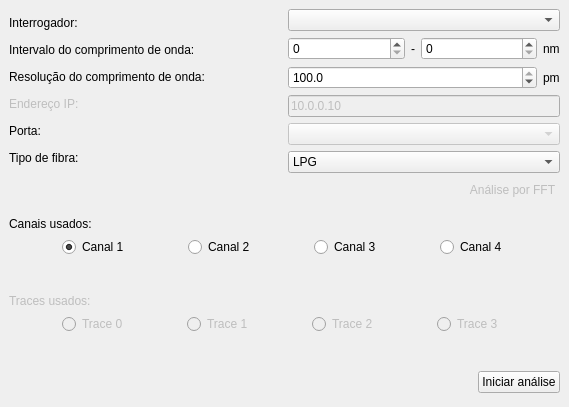
<?xml version="1.0" encoding="UTF-8"?>
<ui version="4.0">
 <class>ConfigWindow</class>
 <widget class="QMainWindow" name="ConfigWindow">
  <property name="windowModality">
   <enum>Qt::WindowModality::NonModal</enum>
  </property>
  <property name="geometry">
   <rect>
    <x>0</x>
    <y>0</y>
    <width>569</width>
    <height>407</height>
   </rect>
  </property>
  <property name="sizePolicy">
   <sizepolicy hsizetype="Preferred" vsizetype="Preferred">
    <horstretch>0</horstretch>
    <verstretch>0</verstretch>
   </sizepolicy>
  </property>
  <property name="minimumSize">
   <size>
    <width>0</width>
    <height>0</height>
   </size>
  </property>
  <property name="maximumSize">
   <size>
    <width>16777215</width>
    <height>16777215</height>
   </size>
  </property>
  <property name="windowTitle">
   <string>Configuração inicial</string>
  </property>
  <property name="toolButtonStyle">
   <enum>Qt::ToolButtonStyle::ToolButtonTextOnly</enum>
  </property>
  <widget class="QWidget" name="centralwidget">
   <property name="sizePolicy">
    <sizepolicy hsizetype="Preferred" vsizetype="Preferred">
     <horstretch>0</horstretch>
     <verstretch>0</verstretch>
    </sizepolicy>
   </property>
   <property name="contextMenuPolicy">
    <enum>Qt::ContextMenuPolicy::DefaultContextMenu</enum>
   </property>
   <property name="acceptDrops">
    <bool>false</bool>
   </property>
   <property name="autoFillBackground">
    <bool>false</bool>
   </property>
   <layout class="QVBoxLayout" name="verticalLayout">
    <item>
     <layout class="QHBoxLayout" name="main_hlay">
      <item>
       <layout class="QVBoxLayout" name="labels_vlay">
        <item>
         <widget class="QLabel" name="inter_lbl">
          <property name="sizePolicy">
           <sizepolicy hsizetype="Expanding" vsizetype="Maximum">
            <horstretch>0</horstretch>
            <verstretch>0</verstretch>
           </sizepolicy>
          </property>
          <property name="text">
           <string>Interrogador:</string>
          </property>
          <property name="textFormat">
           <enum>Qt::TextFormat::PlainText</enum>
          </property>
         </widget>
        </item>
        <item>
         <widget class="QLabel" name="range_lbl">
          <property name="sizePolicy">
           <sizepolicy hsizetype="Expanding" vsizetype="Maximum">
            <horstretch>0</horstretch>
            <verstretch>0</verstretch>
           </sizepolicy>
          </property>
          <property name="text">
           <string>Intervalo do comprimento de onda:</string>
          </property>
          <property name="textFormat">
           <enum>Qt::TextFormat::PlainText</enum>
          </property>
         </widget>
        </item>
        <item>
         <widget class="QLabel" name="res_lbl">
          <property name="sizePolicy">
           <sizepolicy hsizetype="Expanding" vsizetype="Maximum">
            <horstretch>0</horstretch>
            <verstretch>0</verstretch>
           </sizepolicy>
          </property>
          <property name="text">
           <string>Resolução do comprimento de onda:</string>
          </property>
          <property name="textFormat">
           <enum>Qt::TextFormat::PlainText</enum>
          </property>
         </widget>
        </item>
        <item>
         <widget class="QLabel" name="ip_lbl">
          <property name="enabled">
           <bool>false</bool>
          </property>
          <property name="sizePolicy">
           <sizepolicy hsizetype="Expanding" vsizetype="Maximum">
            <horstretch>0</horstretch>
            <verstretch>0</verstretch>
           </sizepolicy>
          </property>
          <property name="text">
           <string>Endereço IP:</string>
          </property>
         </widget>
        </item>
        <item>
         <widget class="QLabel" name="com_lbl">
          <property name="sizePolicy">
           <sizepolicy hsizetype="Expanding" vsizetype="Maximum">
            <horstretch>0</horstretch>
            <verstretch>0</verstretch>
           </sizepolicy>
          </property>
          <property name="text">
           <string>Porta:</string>
          </property>
          <property name="textFormat">
           <enum>Qt::TextFormat::PlainText</enum>
          </property>
         </widget>
        </item>
        <item>
         <widget class="QLabel" name="fiber_lbl">
          <property name="sizePolicy">
           <sizepolicy hsizetype="Expanding" vsizetype="Maximum">
            <horstretch>0</horstretch>
            <verstretch>0</verstretch>
           </sizepolicy>
          </property>
          <property name="text">
           <string>Tipo de fibra:</string>
          </property>
         </widget>
        </item>
       </layout>
      </item>
      <item>
       <layout class="QVBoxLayout" name="combos_vlay">
        <item>
         <widget class="QComboBox" name="inter_combo">
          <property name="sizePolicy">
           <sizepolicy hsizetype="Expanding" vsizetype="Maximum">
            <horstretch>0</horstretch>
            <verstretch>0</verstretch>
           </sizepolicy>
          </property>
          <property name="currentText">
           <string/>
          </property>
          <property name="currentIndex">
           <number>-1</number>
          </property>
          <property name="maxVisibleItems">
           <number>6</number>
          </property>
         </widget>
        </item>
        <item>
         <layout class="QHBoxLayout" name="com_hlay">
          <item>
           <widget class="QSpinBox" name="minNm_spin">
            <property name="sizePolicy">
             <sizepolicy hsizetype="Expanding" vsizetype="Fixed">
              <horstretch>0</horstretch>
              <verstretch>0</verstretch>
             </sizepolicy>
            </property>
            <property name="singleStep">
             <number>50</number>
            </property>
           </widget>
          </item>
          <item>
           <widget class="QLabel" name="label_5">
            <property name="sizePolicy">
             <sizepolicy hsizetype="Preferred" vsizetype="Preferred">
              <horstretch>0</horstretch>
              <verstretch>0</verstretch>
             </sizepolicy>
            </property>
            <property name="text">
             <string>-</string>
            </property>
            <property name="alignment">
             <set>Qt::AlignmentFlag::AlignRight|Qt::AlignmentFlag::AlignTrailing|Qt::AlignmentFlag::AlignVCenter</set>
            </property>
           </widget>
          </item>
          <item>
           <widget class="QSpinBox" name="maxNm_spin">
            <property name="sizePolicy">
             <sizepolicy hsizetype="Expanding" vsizetype="Fixed">
              <horstretch>0</horstretch>
              <verstretch>0</verstretch>
             </sizepolicy>
            </property>
            <property name="singleStep">
             <number>50</number>
            </property>
           </widget>
          </item>
          <item>
           <widget class="QLabel" name="label_6">
            <property name="text">
             <string>nm</string>
            </property>
           </widget>
          </item>
         </layout>
        </item>
        <item>
         <layout class="QHBoxLayout" name="horizontalLayout">
          <item>
           <widget class="QDoubleSpinBox" name="resPm_spin">
            <property name="locale">
             <locale language="English" country="UnitedStates"/>
            </property>
            <property name="decimals">
             <number>1</number>
            </property>
            <property name="minimum">
             <double>1.000000000000000</double>
            </property>
            <property name="singleStep">
             <double>0.100000000000000</double>
            </property>
            <property name="value">
             <double>100.000000000000000</double>
            </property>
           </widget>
          </item>
          <item>
           <widget class="QLabel" name="label_7">
            <property name="sizePolicy">
             <sizepolicy hsizetype="Maximum" vsizetype="Preferred">
              <horstretch>0</horstretch>
              <verstretch>0</verstretch>
             </sizepolicy>
            </property>
            <property name="text">
             <string>pm</string>
            </property>
           </widget>
          </item>
         </layout>
        </item>
        <item>
         <widget class="QLineEdit" name="ip_lineEdit">
          <property name="enabled">
           <bool>false</bool>
          </property>
          <property name="sizePolicy">
           <sizepolicy hsizetype="Expanding" vsizetype="Maximum">
            <horstretch>0</horstretch>
            <verstretch>0</verstretch>
           </sizepolicy>
          </property>
          <property name="text">
           <string>10.0.0.10</string>
          </property>
          <property name="maxLength">
           <number>15</number>
          </property>
          <property name="echoMode">
           <enum>QLineEdit::EchoMode::Normal</enum>
          </property>
          <property name="cursorMoveStyle">
           <enum>Qt::CursorMoveStyle::LogicalMoveStyle</enum>
          </property>
          <property name="clearButtonEnabled">
           <bool>false</bool>
          </property>
         </widget>
        </item>
        <item>
         <widget class="QComboBox" name="port_combo">
          <property name="enabled">
           <bool>false</bool>
          </property>
          <property name="sizePolicy">
           <sizepolicy hsizetype="Expanding" vsizetype="Maximum">
            <horstretch>0</horstretch>
            <verstretch>0</verstretch>
           </sizepolicy>
          </property>
          <property name="currentIndex">
           <number>-1</number>
          </property>
         </widget>
        </item>
        <item>
         <widget class="QComboBox" name="fiber_combo">
          <property name="sizePolicy">
           <sizepolicy hsizetype="Expanding" vsizetype="Maximum">
            <horstretch>0</horstretch>
            <verstretch>0</verstretch>
           </sizepolicy>
          </property>
          <item>
           <property name="text">
            <string>LPG</string>
           </property>
          </item>
          <item>
           <property name="text">
            <string>FBG</string>
           </property>
          </item>
          <item>
           <property name="text">
            <string>Interferômetro</string>
           </property>
          </item>
         </widget>
        </item>
       </layout>
      </item>
     </layout>
    </item>
    <item>
     <layout class="QHBoxLayout" name="horizontalLayout_2">
      <item>
       <spacer name="horizontalSpacer_2">
        <property name="orientation">
         <enum>Qt::Orientation::Horizontal</enum>
        </property>
        <property name="sizeHint" stdset="0">
         <size>
          <width>40</width>
          <height>20</height>
         </size>
        </property>
       </spacer>
      </item>
      <item>
       <widget class="QPushButton" name="startfft_btn">
        <property name="enabled">
         <bool>false</bool>
        </property>
        <property name="sizePolicy">
         <sizepolicy hsizetype="Preferred" vsizetype="Fixed">
          <horstretch>0</horstretch>
          <verstretch>0</verstretch>
         </sizepolicy>
        </property>
        <property name="palette">
         <palette>
          <active>
           <colorrole role="Button">
            <brush brushstyle="SolidPattern">
             <color alpha="255">
              <red>0</red>
              <green>0</green>
              <blue>127</blue>
             </color>
            </brush>
           </colorrole>
           <colorrole role="ButtonText">
            <brush brushstyle="SolidPattern">
             <color alpha="255">
              <red>0</red>
              <green>0</green>
              <blue>127</blue>
             </color>
            </brush>
           </colorrole>
          </active>
          <inactive>
           <colorrole role="Button">
            <brush brushstyle="SolidPattern">
             <color alpha="255">
              <red>0</red>
              <green>0</green>
              <blue>127</blue>
             </color>
            </brush>
           </colorrole>
           <colorrole role="ButtonText">
            <brush brushstyle="SolidPattern">
             <color alpha="255">
              <red>0</red>
              <green>0</green>
              <blue>127</blue>
             </color>
            </brush>
           </colorrole>
          </inactive>
          <disabled>
           <colorrole role="Button">
            <brush brushstyle="SolidPattern">
             <color alpha="255">
              <red>0</red>
              <green>0</green>
              <blue>127</blue>
             </color>
            </brush>
           </colorrole>
          </disabled>
         </palette>
        </property>
        <property name="layoutDirection">
         <enum>Qt::LayoutDirection::RightToLeft</enum>
        </property>
        <property name="text">
         <string>Análise por FFT</string>
        </property>
        <property name="flat">
         <bool>true</bool>
        </property>
       </widget>
      </item>
     </layout>
    </item>
    <item>
     <spacer name="verticalSpacer_2">
      <property name="orientation">
       <enum>Qt::Orientation::Vertical</enum>
      </property>
      <property name="sizeType">
       <enum>QSizePolicy::Policy::Fixed</enum>
      </property>
      <property name="sizeHint" stdset="0">
       <size>
        <width>20</width>
        <height>10</height>
       </size>
      </property>
     </spacer>
    </item>
    <item>
     <widget class="QLabel" name="ch_lbl">
      <property name="text">
       <string>Canais usados:</string>
      </property>
     </widget>
    </item>
    <item>
     <layout class="QHBoxLayout" name="ch_hlay">
      <item>
       <widget class="QRadioButton" name="ch1_radio">
        <property name="sizePolicy">
         <sizepolicy hsizetype="Maximum" vsizetype="Preferred">
          <horstretch>0</horstretch>
          <verstretch>0</verstretch>
         </sizepolicy>
        </property>
        <property name="text">
         <string>Canal 1</string>
        </property>
        <property name="checked">
         <bool>true</bool>
        </property>
        <property name="autoExclusive">
         <bool>false</bool>
        </property>
       </widget>
      </item>
      <item>
       <widget class="QRadioButton" name="ch2_radio">
        <property name="sizePolicy">
         <sizepolicy hsizetype="Maximum" vsizetype="Preferred">
          <horstretch>0</horstretch>
          <verstretch>0</verstretch>
         </sizepolicy>
        </property>
        <property name="text">
         <string>Canal 2</string>
        </property>
        <property name="autoExclusive">
         <bool>false</bool>
        </property>
       </widget>
      </item>
      <item>
       <widget class="QRadioButton" name="ch3_radio">
        <property name="sizePolicy">
         <sizepolicy hsizetype="Maximum" vsizetype="Preferred">
          <horstretch>0</horstretch>
          <verstretch>0</verstretch>
         </sizepolicy>
        </property>
        <property name="text">
         <string>Canal 3</string>
        </property>
        <property name="autoExclusive">
         <bool>false</bool>
        </property>
       </widget>
      </item>
      <item>
       <widget class="QRadioButton" name="ch4_radio">
        <property name="sizePolicy">
         <sizepolicy hsizetype="Maximum" vsizetype="Preferred">
          <horstretch>0</horstretch>
          <verstretch>0</verstretch>
         </sizepolicy>
        </property>
        <property name="text">
         <string>Canal 4</string>
        </property>
        <property name="autoExclusive">
         <bool>false</bool>
        </property>
       </widget>
      </item>
     </layout>
    </item>
    <item>
     <spacer name="verticalSpacer_3">
      <property name="orientation">
       <enum>Qt::Orientation::Vertical</enum>
      </property>
      <property name="sizeHint" stdset="0">
       <size>
        <width>20</width>
        <height>40</height>
       </size>
      </property>
     </spacer>
    </item>
    <item>
     <widget class="QLabel" name="t_lbl">
      <property name="enabled">
       <bool>false</bool>
      </property>
      <property name="text">
       <string>Traces usados:</string>
      </property>
     </widget>
    </item>
    <item>
     <layout class="QHBoxLayout" name="t_hlay">
      <item>
       <widget class="QRadioButton" name="t0_radio">
        <property name="enabled">
         <bool>false</bool>
        </property>
        <property name="sizePolicy">
         <sizepolicy hsizetype="Maximum" vsizetype="Preferred">
          <horstretch>0</horstretch>
          <verstretch>0</verstretch>
         </sizepolicy>
        </property>
        <property name="text">
         <string>Trace 0</string>
        </property>
        <property name="autoExclusive">
         <bool>false</bool>
        </property>
       </widget>
      </item>
      <item>
       <widget class="QRadioButton" name="t1_radio">
        <property name="enabled">
         <bool>false</bool>
        </property>
        <property name="sizePolicy">
         <sizepolicy hsizetype="Maximum" vsizetype="Preferred">
          <horstretch>0</horstretch>
          <verstretch>0</verstretch>
         </sizepolicy>
        </property>
        <property name="text">
         <string>Trace 1</string>
        </property>
        <property name="autoExclusive">
         <bool>false</bool>
        </property>
       </widget>
      </item>
      <item>
       <widget class="QRadioButton" name="t2_radio">
        <property name="enabled">
         <bool>false</bool>
        </property>
        <property name="sizePolicy">
         <sizepolicy hsizetype="Maximum" vsizetype="Preferred">
          <horstretch>0</horstretch>
          <verstretch>0</verstretch>
         </sizepolicy>
        </property>
        <property name="text">
         <string>Trace 2</string>
        </property>
        <property name="autoExclusive">
         <bool>false</bool>
        </property>
       </widget>
      </item>
      <item>
       <widget class="QRadioButton" name="t3_radio">
        <property name="enabled">
         <bool>false</bool>
        </property>
        <property name="sizePolicy">
         <sizepolicy hsizetype="Maximum" vsizetype="Preferred">
          <horstretch>0</horstretch>
          <verstretch>0</verstretch>
         </sizepolicy>
        </property>
        <property name="text">
         <string>Trace 3</string>
        </property>
        <property name="autoExclusive">
         <bool>false</bool>
        </property>
       </widget>
      </item>
     </layout>
    </item>
    <item>
     <spacer name="verticalSpacer">
      <property name="orientation">
       <enum>Qt::Orientation::Vertical</enum>
      </property>
      <property name="sizeType">
       <enum>QSizePolicy::Policy::Expanding</enum>
      </property>
      <property name="sizeHint" stdset="0">
       <size>
        <width>20</width>
        <height>40</height>
       </size>
      </property>
     </spacer>
    </item>
    <item>
     <layout class="QHBoxLayout" name="iniciar_hlay">
      <property name="spacing">
       <number>10</number>
      </property>
      <property name="sizeConstraint">
       <enum>QLayout::SizeConstraint::SetDefaultConstraint</enum>
      </property>
      <property name="topMargin">
       <number>0</number>
      </property>
      <property name="bottomMargin">
       <number>5</number>
      </property>
      <item>
       <spacer name="horizontalSpacer">
        <property name="orientation">
         <enum>Qt::Orientation::Horizontal</enum>
        </property>
        <property name="sizeHint" stdset="0">
         <size>
          <width>40</width>
          <height>20</height>
         </size>
        </property>
       </spacer>
      </item>
      <item>
       <widget class="QPushButton" name="start_btn">
        <property name="sizePolicy">
         <sizepolicy hsizetype="Preferred" vsizetype="Maximum">
          <horstretch>0</horstretch>
          <verstretch>0</verstretch>
         </sizepolicy>
        </property>
        <property name="text">
         <string>Iniciar análise</string>
        </property>
       </widget>
      </item>
     </layout>
    </item>
   </layout>
  </widget>
 </widget>
 <resources/>
 <connections/>
</ui>
